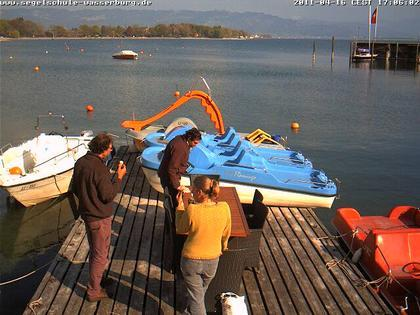
%> input picture Machine Learning/Interestingness of Images/final/unsualness/Compose/image/best.png, 420 x 315 px
$ octave Main.m   (GNU Octave 9; MATLAB toolbox functions it lacks are replaced by stand-ins)
%> lines starting %> are read from the running program, lines starting %| are printed output that depends on the picture
%> further down, im is the input picture: size 315x420x3 uint8; mean R, G, B 107.7, 96.6, 90.2
%|    315   420     3
### Machine Learning/Interestingness of Images/final/unsualness/RawRGB/RGB.m
function rawRGB = RGB( image )
%RGB Summary of this function goes here
%   Detailed explanation goes here
    image = imresize(image,[32, 32]);
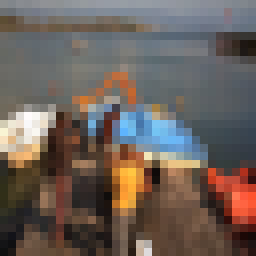
%> image: size 32x32x3 uint8 (shown 8 times larger); mean R, G, B 107.6, 96.6, 90.2
    tmp = size(image);
%> tmp = [32 32 3]
    sz = 1;
    for i = 1:numel(tmp)
        sz = sz*tmp(i);
    end
    rawRGB = reshape(image, [1, sz]);
%> rawRGB = 3072 values, max 255 at index 111, min 6 at index 3038, mean 98.14
end

### Machine Learning/Interestingness of Images/final/unsualness/UnuPixel.m
function pixel_score = UnuPixel( image )
%UNUPIXEL Summary of this function goes here
%   Detailed explanation goes here
    disp('Pixel image size');
    disp(size(image));
    im = RGB(image);
%> im has the same summary as rawRGB in RGB
    pixel_score = LOF(im, 10);

    % gist_score = LOF(tgist, 10);
    % result = LocalOutlierFactor(dataset, params);
end

### Machine Learning/Interestingness of Images/final/unsualness/LOF.m
function results = LOF(image, k)
%> called with k = 10

    N = size(image, 2);
%> N = 3072

    kdistances = zeros(N, 1);
    kneighbors = zeros(N, k);
    dist = zeros(N, N);
    sdist = zeros(N, N);

    % step 1: calculate all the distances between each two data points
    for i = 1:N
        % find k-distance and neighbors of sample
        tmp = repmat(double(image(1, i)), 1, N);
        tmp = double(image) - tmp;
        tmp = abs(tmp);
        dist(i, :) = tmp;
        dist(i, i) = max(dist(i, :));
        sdist(i, :) = sort(dist(i, :));
    end
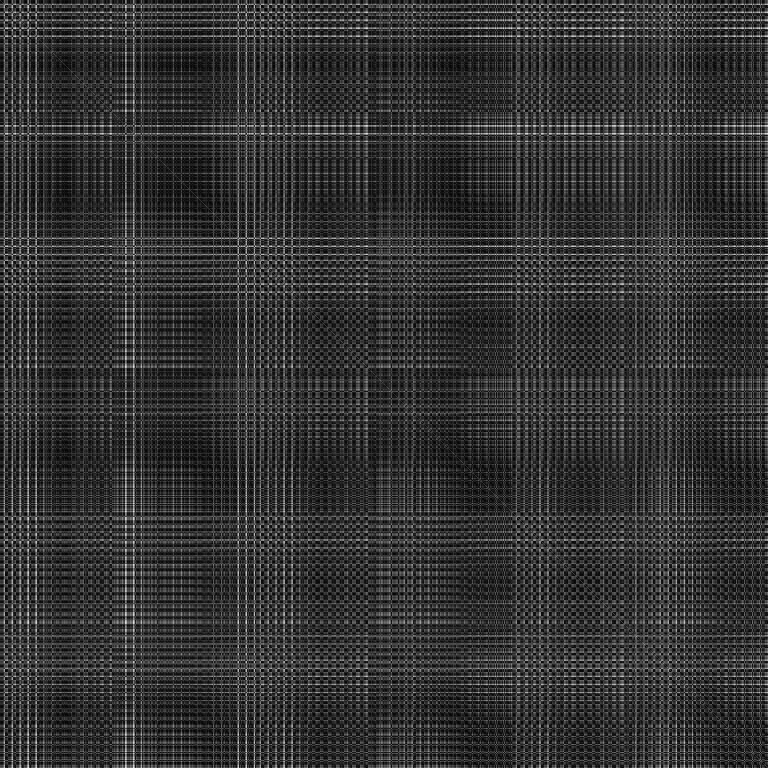
%> dist: size 3072x3072 double (shown at 1/4 size); min 0, max 249, mean 51.1
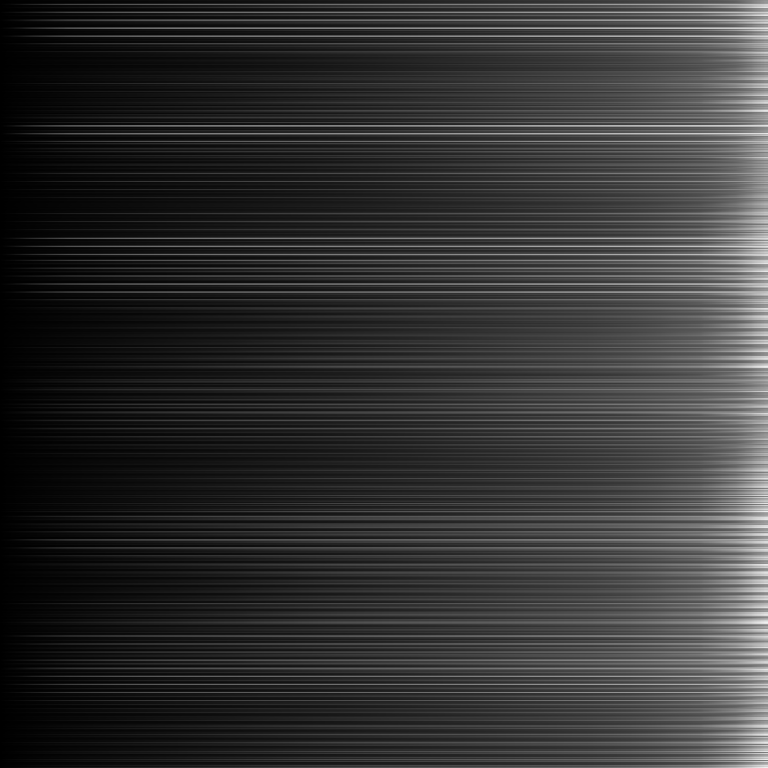
%> sdist: size 3072x3072 double (shown at 1/4 size); min 0, max 249, mean 51.1; mean of the top-left, top-right, bottom-left and bottom-right quarters 24.3, 77.5, 24.2, 78.6

    %step 2: calc all dist_k(O)
    for i = 1:N
        kdistances(i) = sdist(i, k);
    end
%> after the loop, kdistances = 3072 values, max 7 at index 3038, min 0 at index 1, mean 0.242
    clear sdist;

    % step 3: calculate all k-distance neighborhood of o
    for i = 1:N
        tmp = find(dist(i, :) <= kdistances(i));

        % disp((tmp));
        kneighbors(i, :) = tmp(1:k);
    end
%> this loop made 3072 passes
%> tmp on passes 1, 16, 17: [590 758 770 1635 2146 2662 2694 2726 2741 2773], [51 82 333 1170 2065 2128 2223 2543 2642 2739], [18 112 116 143 145 1135 1136 1167 1169 2159 2160 2544]

    % step 4: calculate all the lrd_k(o)
    for i = 1:N
        nCount = size(kneighbors(i), 1);
        for j = 1:k
            b = kneighbors(i, j);
            rd(j) = max(kdistances(b), dist(b, i));
        end
        lrd(i) = nCount ./ (1 + sum(rd));%fixed zeros
    end
%> after the loop, lrd = 3072 values, max 1 at index 1, min 0.0185 at index 3038, mean 0.851; rd = [1 1 1 1 1 1 1 1 1 1]
    % step 5: calculate all the LOF_k(o)
    for i = 1:N
        sumlrd = 0;
        sumrd = 0;
        for j = 1:k
            sumlrd = sumlrd + lrd(j);
            b = kneighbors(i, j);
            sumrd = sumrd + max(kdistances(b), dist(b, i));
        end
        lof(i) = sumlrd*sumrd;
        if isnan(lof(i)) || isinf(lof(i))
           lof(i) = 0;

    end
    results = max(lof);
    end
%> this loop made 3072 passes
%> results on passes 1 to 3: 0, 0, 0
%> after the loop, lof = 3072 values, max 530 at index 3038, min 0 at index 1, mean 24.36

### Machine Learning/Interestingness of Images/final/unsualness/Unusualness.m
function [sUnusualPixel, sUnusualGist, sUnusualPyr] = calcUnu(image)
    im = image;
    sUnusualPixel = UnuPixel(im);
%> in UnuPixel, `pixel_score = LOF(im, 10);`: pixel_score = 530
%> sUnusualPixel = 530
    sUnusualGist = UnuGIST(im);
%|    315   420     3
    sUnusualPyr = UnuPyr(im);

### Machine Learning/Interestingness of Images/final/unsualness/GIST/gist.m
function [ gist ] = gistdescriptor(img)
%GISTDESCRIPTOR Summary of this function goes here
%   Detailed explanation goes here

clear param
param.imageSize = [256 256];
param.orientationsPerScale = [8 8 8 8];
param.numberBlocks = 4;
param.fc_prefilt = 4;

%> the run ends on the next line
[gist, ~] = LMgist(img, '', param);

end

### Machine Learning/Interestingness of Images/final/unsualness/UnuGIST.m
function gist_score = UnuGIST(image)
    disp('GIST image size:');
    disp(size(image));
    %UNUGIST Summary of this function goes here
    %   Detailed explanation goes here
    % Parameters:

    tgist = gist(image);
    gist_score = LOF(tgist, 10);
    % result = LocalOutlierFactor(dataset, params);
end

### Machine Learning/Interestingness of Images/final/unsualness/Main.m
addpath('RawRGB')
addpath('image')
addpath('GIST')
addpath('SIFT')


im = imread('best.png')

[pixel, gist, pyr] = Unusualness(im);

$ run again, with Machine Learning/Interestingness of Images/final/unsualness/Compose/image/img007.png copied over Machine Learning/Interestingness of Images/final/unsualness/Compose/image/best.png
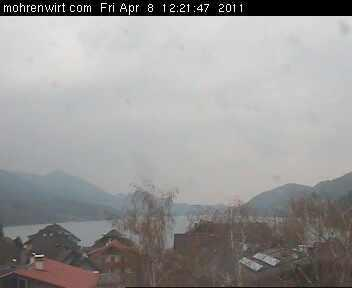
%> input picture Machine Learning/Interestingness of Images/final/unsualness/Compose/image/img007.png, 352 x 288 px
%> im is the input picture: size 288x352x3 uint8; mean R, G, B 152.7, 151.2, 150.5
%|    288   352     3
%> rawRGB = 3072 values, max 226 at index 198, min 0 at index 737, mean 151.6
%> im has the same summary as rawRGB in RGB
%> after the loop in LOF, `for i = 1:N`:
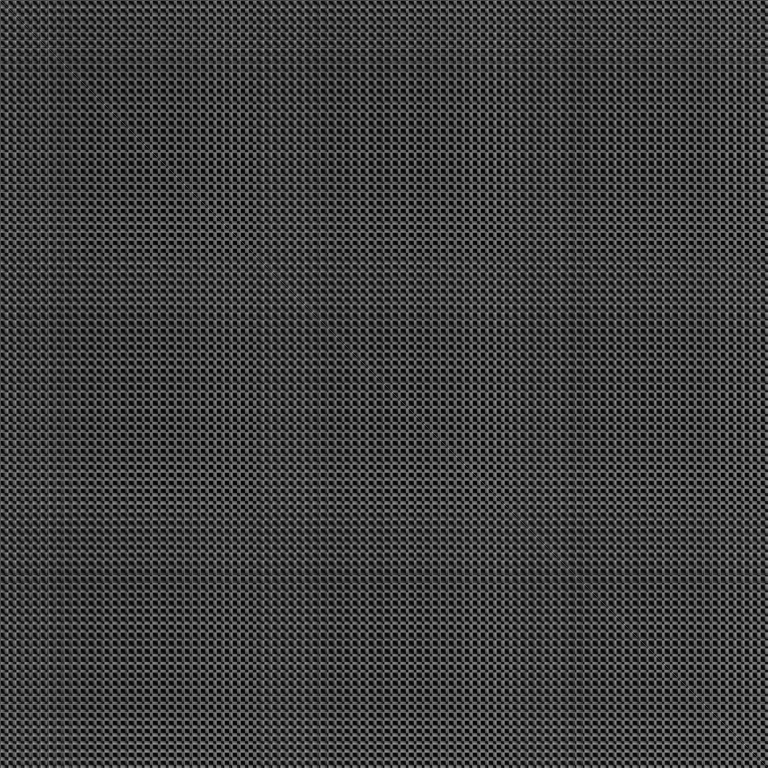
%> dist: size 3072x3072 double (shown at 1/4 size); min 0, max 226, mean 62.5
%> after the loop in LOF, `for i = 1:N`:
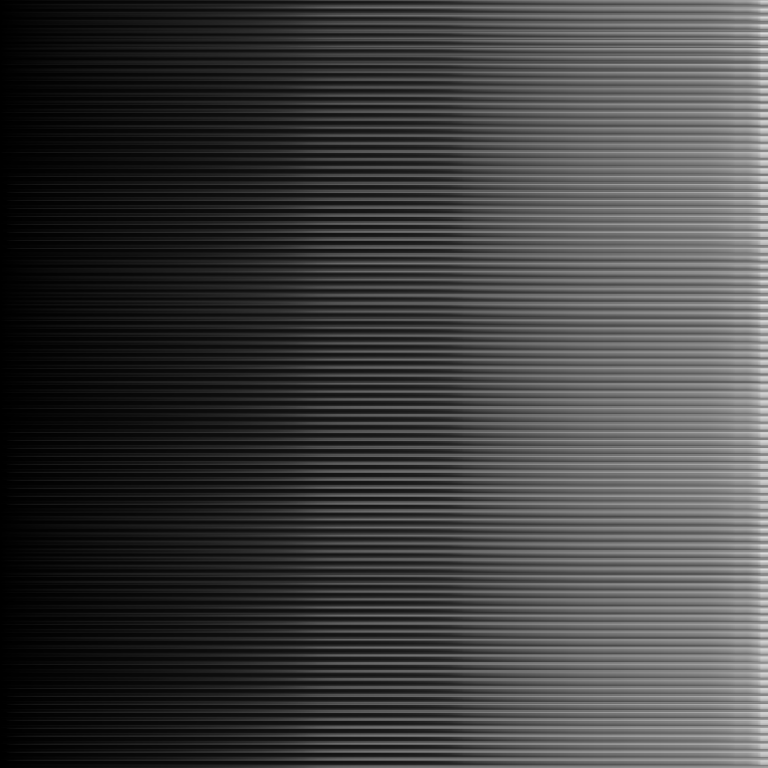
%> sdist: size 3072x3072 double (shown at 1/4 size); min 0, max 226, mean 62.5; mean of the top-left, top-right, bottom-left and bottom-right quarters 24.9, 98.4, 25.1, 101.6
%> after the loop in LOF, `for i = 1:N`: kdistances = 3072 values, max 11 at index 609, min 0 at index 2, mean 0.212
%> the loop in LOF, `for i = 1:N` made 3072 passes
%> tmp on passes 1, 21, 22: [289 513 673 1025 1313 1537 1697 2049 2337 2561 2721], [86 473 508 633 792 1370 1942 1974 2006 2487 2872], [379 412 856 1047 1752 2107 2137 2139 2776 3062]
%> after the loop in LOF, `for i = 1:N`: lrd = 3072 values, max 1 at index 2, min 0.0111 at index 609, mean 0.857; rd = [1 1 1 1 1 1 1 1 1 1]
%> after the loop in LOF, `for i = 1:N`: lof = 3072 values, max 803.6 at index 609, min 0 at index 2, mean 19.11
%> pixel_score = 803.6
%|    288   352     3
